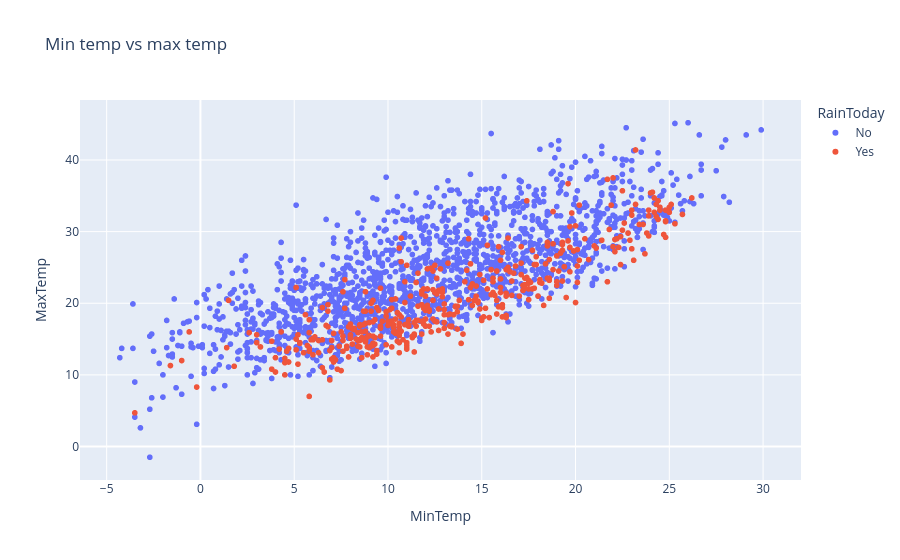

Here is the notebook cell this chart was saved with:
### Code cell
px.scatter(raw_df.sample(2000),x='MinTemp',y='MaxTemp',title='Min temp vs max temp', color='RainToday')

### Figure 1 — Plotly figure (JSON) as saved in the notebook; plotly's stock layout.template omitted (floating-point values rounded to 4 significant figures; data arrays with more than 128 entries replaced by an {"elided": "..."} marker saying what was removed)
{"data": [{"hovertemplate": "RainToday=No<br>MinTemp=%{x}<br>MaxTemp=%{y}<extra></extra>", "legendgroup": "No", "marker": {"color": "#636efa", "symbol": "circle"}, "mode": "markers", "name": "No", "showlegend": true, "type": "scattergl", "x": {"elided": "1566 float values"}, "xaxis": "x", "y": {"elided": "1566 float values"}, "yaxis": "y"}, {"hovertemplate": "RainToday=Yes<br>MinTemp=%{x}<br>MaxTemp=%{y}<extra></extra>", "legendgroup": "Yes", "marker": {"color": "#EF553B", "symbol": "circle"}, "mode": "markers", "name": "Yes", "showlegend": true, "type": "scattergl", "x": {"elided": "434 float values"}, "xaxis": "x", "y": {"elided": "434 float values"}, "yaxis": "y"}], "layout": {"legend": {"title": {"text": "RainToday"}, "tracegroupgap": 0}, "title": {"text": "Min temp vs max temp"}, "xaxis": {"anchor": "y", "domain": [0, 1], "title": {"text": "MinTemp"}}, "yaxis": {"anchor": "x", "domain": [0, 1], "title": {"text": "MaxTemp"}}}}
